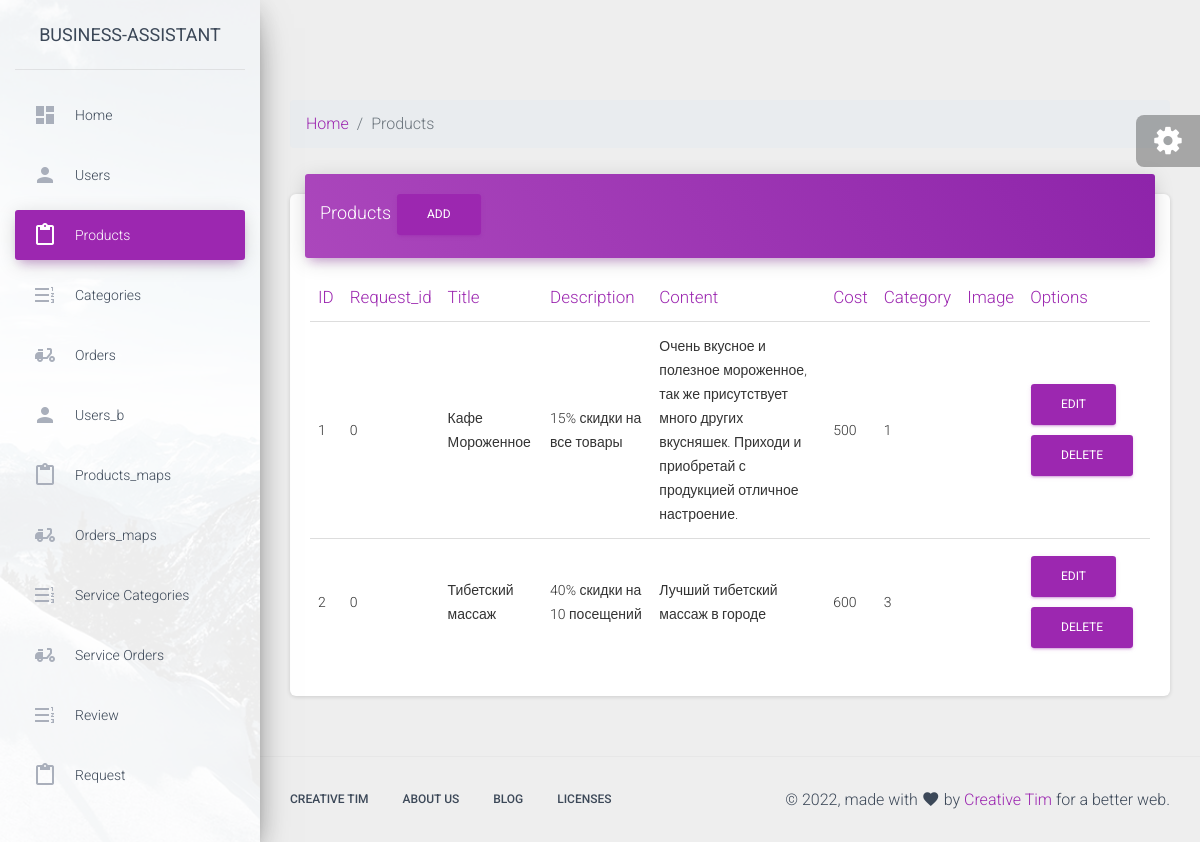
/admin/products.php, run on the app's committed database.
### tables this page shows
CREATE TABLE `products` (
  `id` int(11) NOT NULL,
  `request_id` int(11) NOT NULL,
  `title` varchar(255) NOT NULL,
  `cost` int(11) NOT NULL,
  `description` varchar(255) NOT NULL,
  `content` text NOT NULL,
  `image` varchar(255) NOT NULL,
  `category_id` int(11) NOT NULL
);

### admin/products.php (the view, shortened to what this page needs)
<?php
include $_SERVER["DOCUMENT_ROOT"] . "/configs/db.php";
include $_SERVER["DOCUMENT_ROOT"] . "/admin/parts/header.php";
?>
<nav aria-label="breadcrumb">
  <ol class="breadcrumb">
    <li class="breadcrumb-item"><a href="/admin">Home</a></li>
    <li class="breadcrumb-item active" aria-current="page">Products</li>
  </ol>
</nav>
<div class="row">
  <div class="col-md-12">
    <div class="card">
      <div class="card-header card-header-primary">
        <h4 class="card-title ">
          Products
          <a href="modules/products/add.php" class="btn btn-primary">ADD</a>
        </h4>
      </div>
      <div class="card-body">
        <div class="table-responsive">
          <table class="table">
            <thead class=" text-primary">
              <th>ID</th>
              <th>Request_id</th>
              <th>Title</th>
              <th>Description</th>
              <th>Content</th>
              <th>Cost</th>
              <th>Category</th>
              <th>Image</th>
              <th>Options</th>
            </thead>
            <tbody>
              <?php
               $sql = "SELECT * FROM products";
                $result = $conn->query($sql);
                while ($row = mysqli_fetch_assoc($result)) {
              ?>
                <tr>
                  <td><?php echo $row["id"] ?></td>
                  <td><?php echo $row["request_id"] ?></td>
                  <td><?php echo $row["title"] ?></td>
                  <td><?php echo $row["description"] ?></td>
                  <td><?php echo $row["content"] ?></td>
                  <td><?php echo $row["cost"] ?></td>
                  <td><?php echo $row["category_id"] ?></td>
                  <td><?php echo $row["image"] ?></td>
                  <td>
                      <a href="modules/products/edit.php?id=<?php echo $row["id"] ?>" class="btn btn-primary">EDIT</a>
                      <a href="modules/products/delete.php?id=<?php echo $row["id"] ?>"class="btn btn-primary">DELETE</a>
                  </td>
                </tr>
              <?php
              }
              ?>
            </tbody>
          </table>
        </div>
      </div>
    </div>
  </div>
</div>
<?php
include $_SERVER["DOCUMENT_ROOT"] . "/admin/parts/footer.php";
?>

### data on the page
products: id "1", request "0", title "Кафе Мороженное", description "15% скидки на все товары", content "Очень вкусное и полезное мороженное, так же присутствует много других вкусняшек. Приходи и приобретай с продукцией отличное настроение.", cost "500", category "1"
products: id "2", request "0", title "Тибетский массаж", description "40% скидки на 10 посещений", content "Лучший тибетский массаж в городе", cost "600", category "3"
